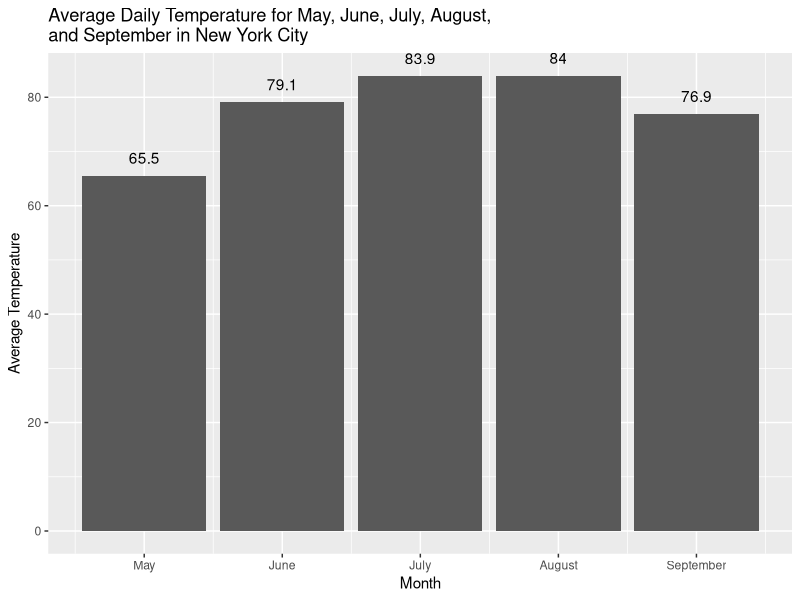
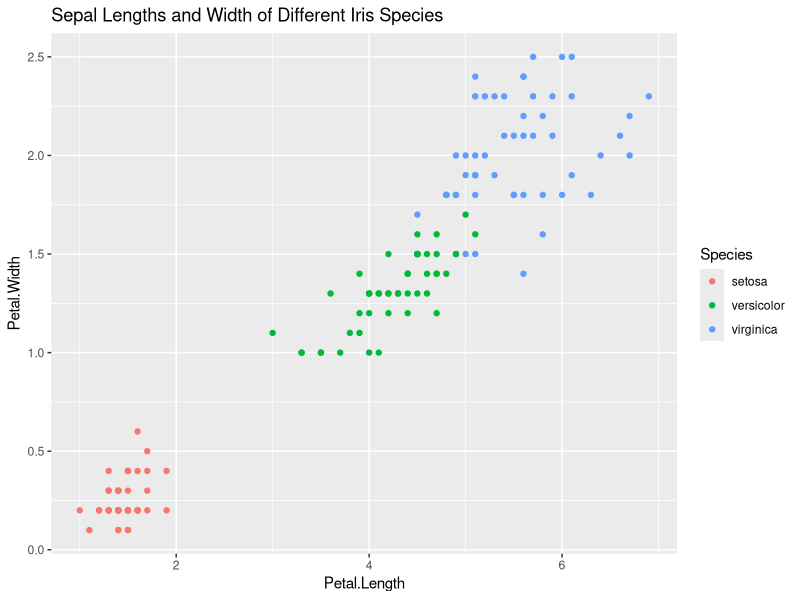
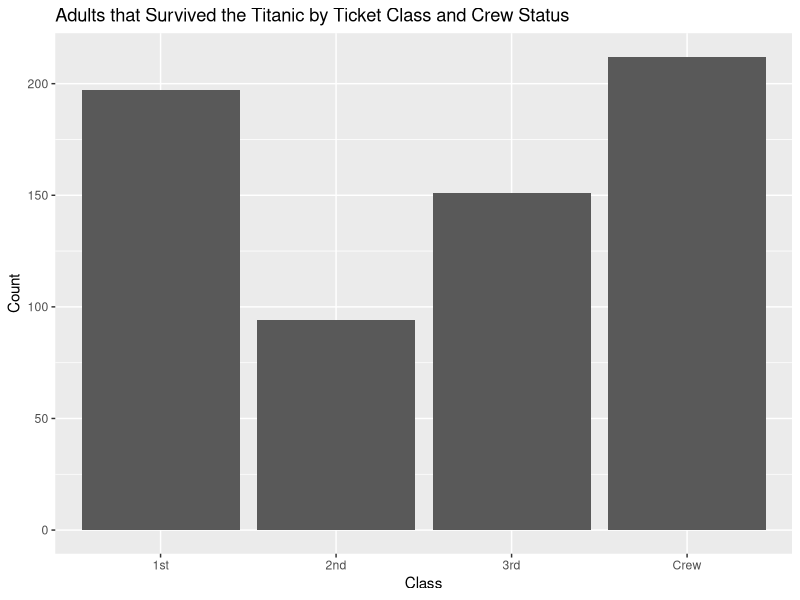

Source code (R) for these figures, in order:
## ---- chunk 1

#| echo: false
#| message: false
library(dplyr)
library(readr)
library(ggplot2)
library(forcats)
## ---- chunk 2

airquality_avg <- airquality %>%
  group_by(Month) %>%
  summarize(avg_temp = mean(Temp))

Months <- c("May", "June", "July", "August", "September")

ggplot(airquality_avg, aes(x = Month, y = avg_temp)) +
  geom_bar(stat = "identity")+
  labs(title = "Average Daily Temperature for May, June, July, August, \nand September in New York City" ,
         y = "Average Temperature") +
  scale_x_continuous(breaks = 5:9, labels = c('May', 'June', 'July', 'August', 'September')) +
  geom_text(aes(label = round(avg_temp, 1), vjust = -1)) 
  
## ---- chunk 3
ggplot(iris, aes(x = Petal.Length, y = Petal.Width, color = Species)) +
  geom_point() +
  labs(title = "Sepal Lengths and Width of Different Iris Species")

## ---- chunk 4

titanic_df <- as.data.frame(Titanic)

Titanic_survived <- subset(titanic_df, Age == "Adult" & Survived == "Yes")

Titanic_survived2 <- Titanic_survived %>%
  tidyr::uncount(weights = Freq)

Titanic_survived <- Titanic_survived %>%
  group_by(Class) %>%
  summarize(avg_temp = sum(Freq))


ggplot(Titanic_survived2, aes(x = Class)) +
  geom_histogram(stat="count") +
  labs(title = "Adults that Survived the Titanic by Ticket Class and Crew Status",
       y = "Count") 
